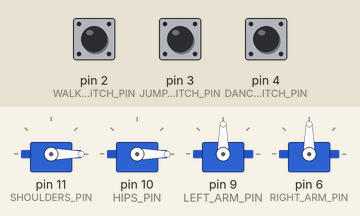
Simulated run of this sketch. Board: Arduino Uno, built with avr-gcc and run on an emulated ATmega328P. Parts: 4 × servo. The test bench sets the inputs (shaded band); at power-on: pin 2 (WALK_SWITCH_PIN) LOW, pin 3 (JUMP_SWITCH_PIN) LOW, pin 4 (DANCE_SWITCH_PIN) LOW.

Above: at 2.2 s.
2.3 s: pin 2 (WALK_SWITCH_PIN) pulled HIGH for 0.15 s
At 2.8 s:
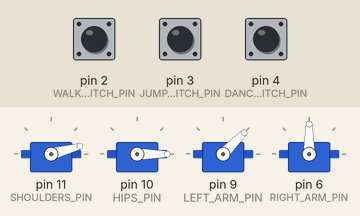
At 4.7 s:
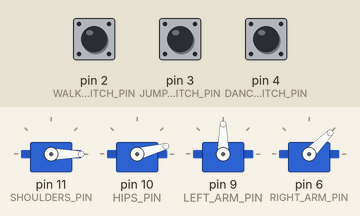
Timing chart, 0 to 10.8 s (numbered marks = the images above; inputs shaded):
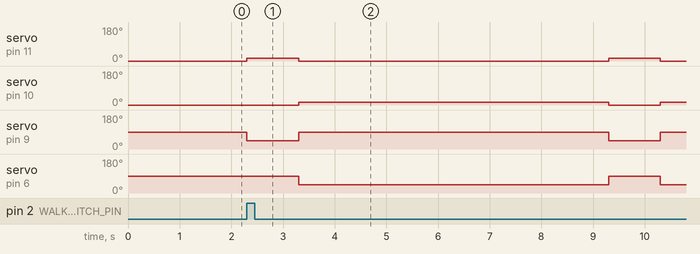

Measured:
- after the input at 2.3 s, servo on pin 11 (SHOULDERS_PIN): alternates 15° for 1.0 s and 0° for 6.0 s, starting at once; servo on pin 10 (HIPS_PIN): 0° → 15° after 1.0 s, → 0° 6.0 s later, → 15° 1.0 s later

The sketch:

UpperBody.ino
```cpp
#include <Servo.h>

const int SHOULDERS_PIN = 11;
const int HIPS_PIN = 10;
const int LEFT_ARM_PIN = 9;
const int RIGHT_ARM_PIN = 6;

const int WALK_SWITCH_PIN = 2;
const int JUMP_SWITCH_PIN = 3;
const int DANCE_SWITCH_PIN = 4;

Servo shoulders;
Servo hips;
Servo leftArm;
Servo rightArm;

void walk() {
  shoulders.write(15);
  hips.write(-15);
  leftArm.write(45);
  rightArm.write(90);
  delay(1000);
  shoulders.write(-15);
  hips.write(15);
  leftArm.write(90);
  rightArm.write(45);
  delay(6000);
}

void jump() {
  hips.write(0);
  leftArm.write(90);
  rightArm.write(90);
  delay(100);
  shoulders.write(0);
  hips.write(0);
  leftArm.write(90);
  rightArm.write(90);
  delay(5000);
}

void dance() {
  shoulders.write(20);
  hips.write(-30);
  shoulders.write(-20);
  hips.write(20);
  leftArm.write(-45);
  rightArm.write(45);
  shoulders.write(20);
  hips.write(-20);
  shoulders.write(20);
  hips.write(20);
  shoulders.write(20);
  leftArm.write(-45);
  rightArm.write(45);
}

void still() {
  shoulders.write(0);
  hips.write(0);
  leftArm.write(90);
  rightArm.write(90);
  delay(1000);
}

void keepMoving() {
  shoulders.write(20);
  hips.write(-20);
  leftArm.write(45);
  rightArm.write(45);
  delay(100);
}


void setup() {
  shoulders.attach(SHOULDERS_PIN);
  hips.attach(HIPS_PIN);
  leftArm.attach(LEFT_ARM_PIN);
  rightArm.attach(RIGHT_ARM_PIN);

  Serial.begin(9600);
  still();
}

void loop() {
  int walkBool = digitalRead(WALK_SWITCH_PIN);
  int jumpBool = digitalRead(JUMP_SWITCH_PIN);
  int danceBool = digitalRead(DANCE_SWITCH_PIN);

  if (walkBool == HIGH) {
    for (int i = 0; i < 10; i++) {
      walk();
    }
  } else if (jumpBool == HIGH) {
    jump();
  } else if (danceBool == HIGH)  {
      for (int i = 0; i < 200; i++) {
        keepMoving();
      }
  }
}
```
